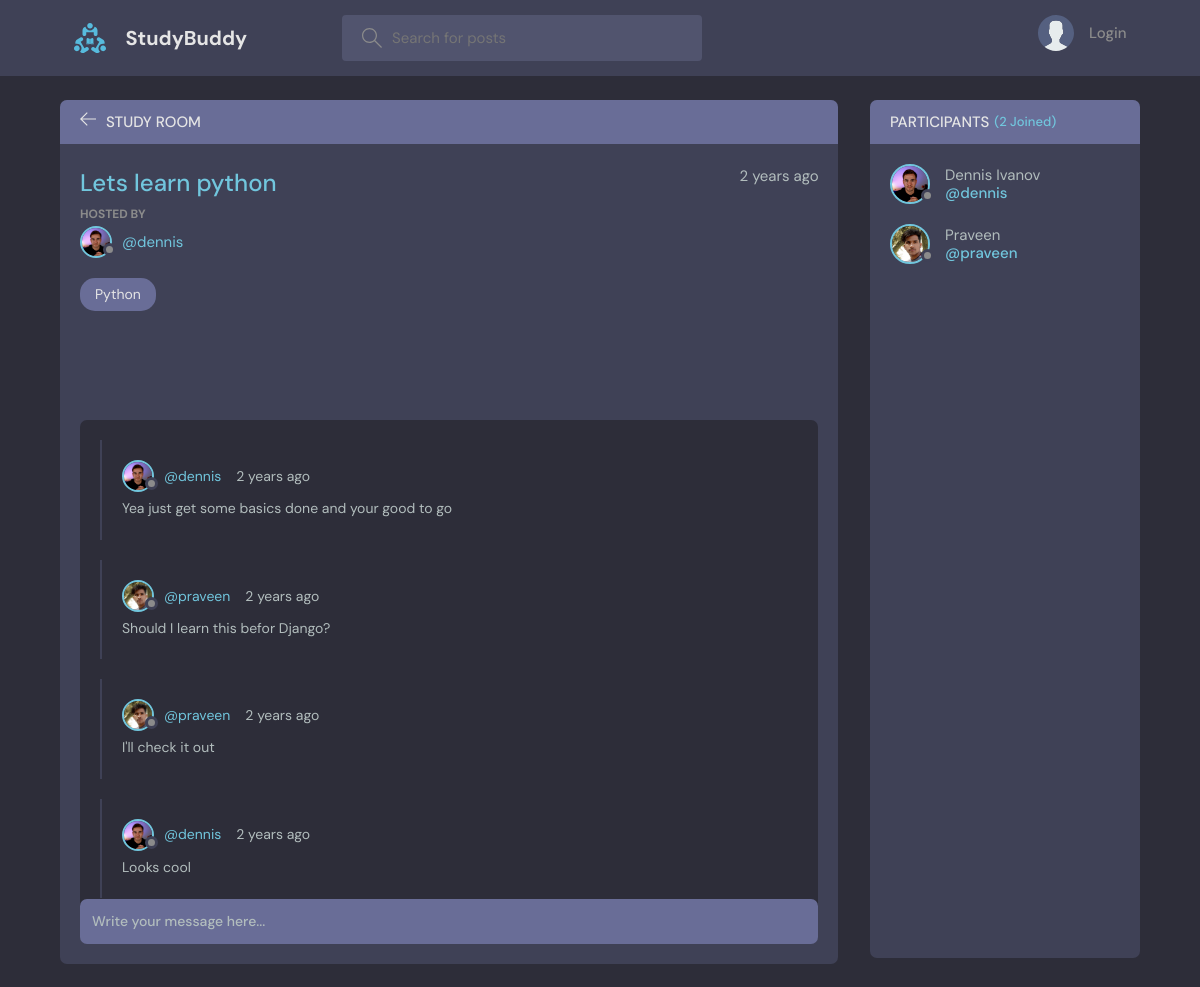
Page /room/15/ on the committed database.
### base/models.py (models this page shows, shortened)
class Room(models.Model):
    host = models.ForeignKey(User, on_delete=models.SET_NULL, null=True)
    topic = models.ForeignKey(Topic, on_delete=models.SET_NULL, null=True)
    name = models.CharField(max_length=200)
    description = models.TextField(null=True, blank=True)
    participants = models.ManyToManyField(
        User, related_name='participants', blank=True)
    updated = models.DateTimeField(auto_now=True)
    created = models.DateTimeField(auto_now_add=True)
    class Meta:
        ordering = ['-updated', '-created']

class User(AbstractUser):
    name = models.CharField(max_length=200, null=True)
    email = models.EmailField(unique=True, null=True)
    bio = models.TextField(null=True)
    avatar = models.ImageField(null=True, default="avatar.svg")
    USERNAME_FIELD = 'email'
    REQUIRED_FIELDS = []

class Topic(models.Model):
    name = models.CharField(max_length=200)
    def __str__(self):
        return self.name

class Message(models.Model):
    user = models.ForeignKey(User, on_delete=models.CASCADE)
    room = models.ForeignKey(Room, on_delete=models.CASCADE)
    body = models.TextField()
    updated = models.DateTimeField(auto_now=True)
    created = models.DateTimeField(auto_now_add=True)
    class Meta:
        ordering = ['-updated', '-created']

### base/views.py (the view, shortened to what this page needs)
# urls.py: path('room/<str:pk>/', views.room, name="room"),
def room(request, pk):
    room = Room.objects.get(id=pk)
    room_messages = room.message_set.all()
    participants = room.participants.all()
    context = {'room': room, 'room_messages': room_messages,
               'participants': participants}
    return render(request, 'base/room.html', context)

### base/templates/base/room.html (shortened to what this page needs)
{% extends 'main.html' %}
{% block content %}
<main class="profile-page layout layout--2">
  <div class="container">
    <div class="room">
      <div class="room__top">
        <div class="room__topLeft">
          <a href="{% url 'home' %}">
            <svg version="1.1" xmlns="http://www.w3.org/2000/svg" width="32" height="32" viewBox="0 0 32 32">
              <title>arrow-left</title>
              <path
                d="M13.723 2.286l-13.723 13.714 13.719 13.714 1.616-1.611-10.96-10.96h27.625v-2.286h-27.625l10.965-10.965-1.616-1.607z">
              </path>
            </svg>
          </a>
          <h3>Study Room</h3>
        </div>
      </div>
      <div class="room__box scroll">
        <div class="room__header scroll">
          <div class="room__info">
            <h3>{{room.name}}</h3>
            <span>{{room.created|timesince}} ago</span>
          </div>
          <div class="room__hosted">
            <p>Hosted By</p>
            <a href="{% url 'user-profile' room.host.id %}" class="room__author">
              <div class="avatar avatar--small">
                <img src="{{room.host.avatar.url}}" />
              </div>
              <span>@{{room.host.username}}</span>
            </a>
          </div>
          <span class="room__topics">{{room.topic}}</span>
        </div>
        <div class="room__conversation">
          <div class="threads scroll">
            {% for message in room_messages %}
            <div class="thread">
              <div class="thread__top">
                <div class="thread__author">
                  <a href="{% url 'user-profile' message.user.id %}" class="thread__authorInfo">
                    <div class="avatar avatar--small">
                      <img src="{{message.user.avatar.url}}" />
                    </div>
                    <span>@{{message.user.username}}</span>
                  </a>
                  <span class="thread__date">{{message.created|timesince}} ago</span>
                </div>
              </div>
              <div class="thread__details">
                {{message.body}}
              </div>
            </div>
            {% endfor %}
          </div>
        </div>
      </div>
      <div class="room__message">
        <form action="" method="POST">
          <input name="body" placeholder="Write your message here..." />
        </form>
      </div>
    </div>
    <div class="participants">
      <h3 class="participants__top">Participants <span>({{participants.count}} Joined)</span></h3>
      <div class="participants__list scroll">
        {% for user in participants %}
        <a href="{%  url 'user-profile' user.id %}" class="participant">
          <div class="avatar avatar--medium">
            <img src="{{user.avatar.url}}" />
          </div>
          <p>
            {{user.name}}
            <span>@{{user.username}}</span>
          </p>
        </a>
        {% endfor %}
      </div>
    </div>
  </div>
</main>
{% endblock content %}

### rows in the picture
Room: name "Lets learn python", created "2 years", host.avatar (picture), host.username "dennis", topic "Python"
Message: user.avatar (picture), user.username "dennis", created "2 years", body "Yea just get some basics done and your good to go"
Message: user.avatar (picture), user.username "praveen", created "2 years", body "Should I learn this befor Django?"
Message: user.avatar (picture), user.username "praveen", created "2 years", body "I'll check it out"
Message: user.avatar (picture), user.username "dennis", created "2 years", body "Looks cool"
User: avatar (picture), name "Dennis Ivanov", username "dennis"
User: avatar (picture), name "Praveen", username "praveen"

### other values in the picture
{{ participants.count }} "2"
